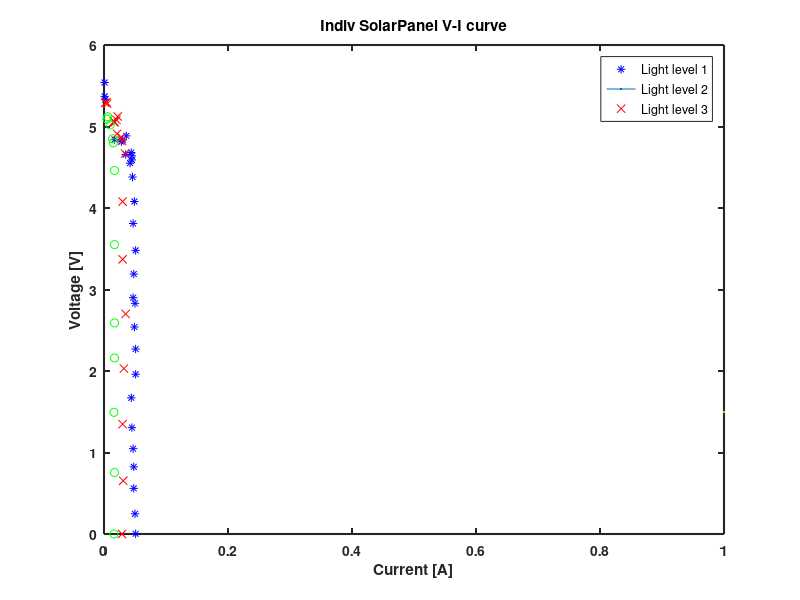
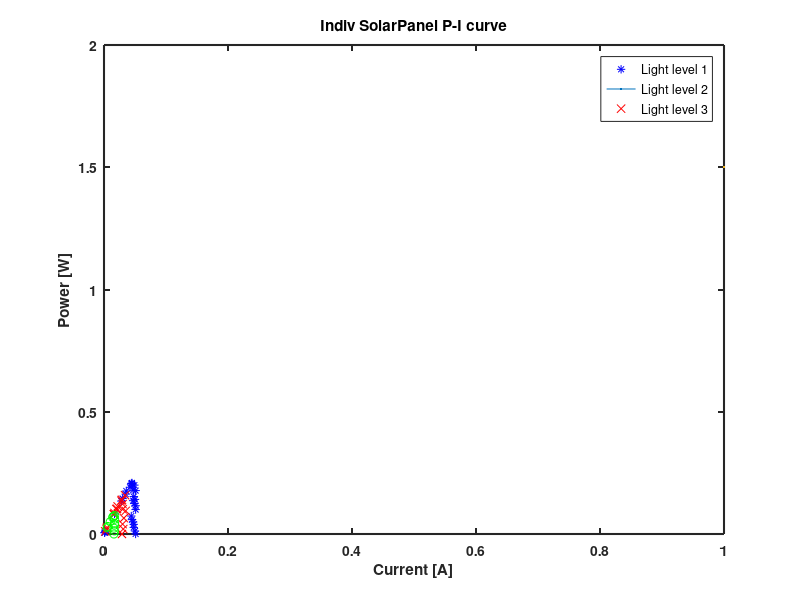
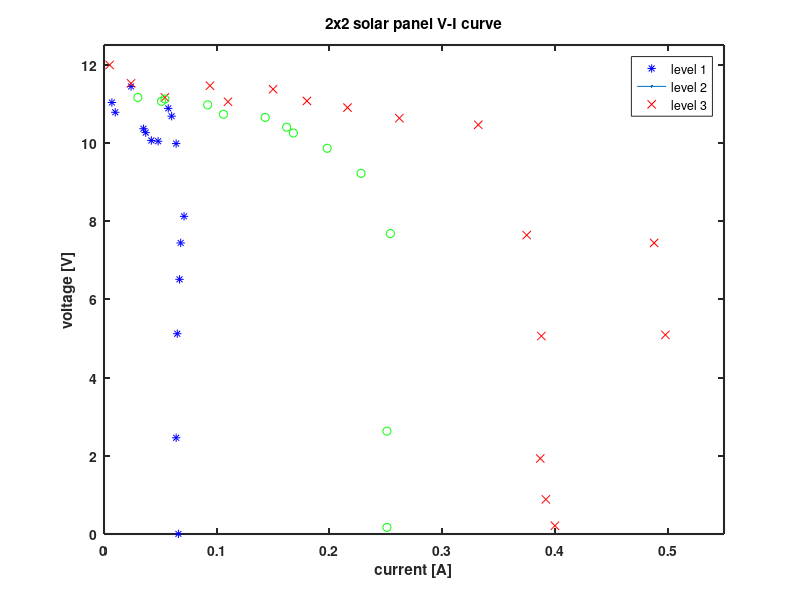
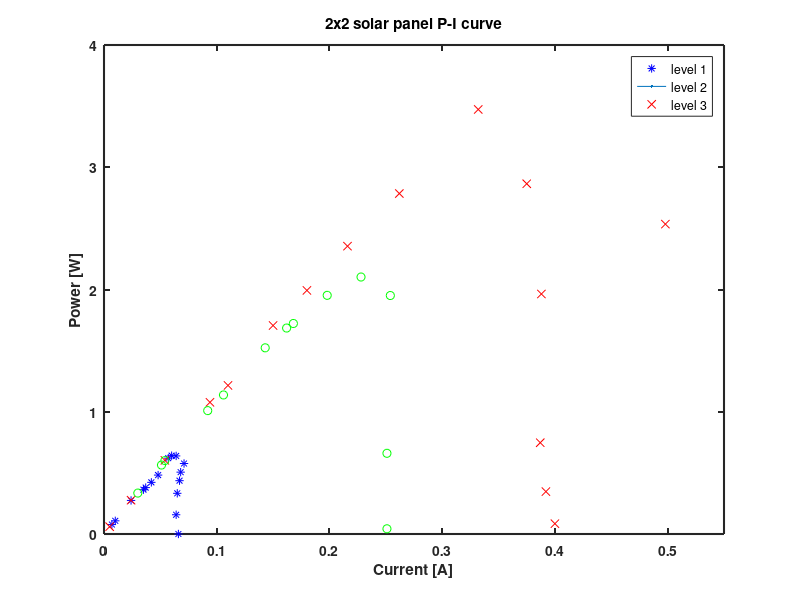

MATLAB code to generate these figures, in order:
%Individual solar panel IV and PI characteristic in different light level
current1 = [0.051
0.05
0.048
0.048
0.047
0.045
0.044
0.051
0.051
0.049
0.05
0.047
0.048
0.051
0.047
0.049
0.046
0.042
0.045
0.045
0.044
0.035
0.036
0.03
0.028
0.017
0.002
0.001
0.001];

voltage1 = [0.0025
0.248
0.56
0.824
1.047
1.305
1.671
1.96
2.27
2.54
2.83
2.9
3.19
3.48
3.81
4.08
4.38
4.55
4.59
4.64
4.68
4.656
4.885
4.835
4.814
4.84
5.33
5.37
5.54];

current2 = [0.029
0.031
0.03
0.032
0.035
0.03
0.03
0.034
0.029
0.028
0.021
0.022
0.02
0.016
0.017
0.016
0.004
0.005
0.002];

voltage2 = [0
0.653
1.348
2.03
2.7
3.37
4.079
4.668
4.825
4.87
4.91
5.123
5.082
5.06
5.05
5.06
5.3
5.28
5.29];

current3 = [0.016
0.017
0.016
0.017
0.017
0.017
0.017
0.015
0.014
0.01
0.005
0.006];

voltage3 = [0
0.754
1.493
2.16
2.59
3.55
4.46
4.8
4.85
5.02
5.09
5.12];

power1 = [0.0001275
0.0124
0.02688
0.039552
0.049209
0.058725
0.073524
0.09996
0.11577
0.12446
0.1415
0.1363
0.15312
0.17748
0.17907
0.19992
0.20148
0.1911
0.20655
0.2088
0.20592
0.16296
0.17586
0.14505
0.134792
0.08228
0.01066
0.00537
0.00554];

power2 = [0
0.020243
0.04044
0.06496
0.0945
0.1011
0.12237
0.158712
0.139925
0.13636
0.10311
0.112706
0.10164
0.08096
0.08585
0.08096
0.0212
0.0264
0.01058];

power3= [0
0.012818
0.023888
0.03672
0.04403
0.06035
0.07582
0.072
0.0679
0.0502
0.02545
0.03072];

figure(1);
plot (current1, voltage1,'b*',LineWidth=1.5)
hold on; 
plot (current2, voltage2,'rx', LineWidth=1.5)
hold on;
plot (current3, voltage3,'go', LineWidth=1.5)

legend('Light level 1', 'Light level 2', 'Light level 3')
xlabel("Current [A]")
ylabel("Voltage [V]")
title("Indiv SolarPanel V-I curve")
set(gca,'LineWidth',1.5,'FontWeight','bold')
saveas(gcf,"Indiv SolarPanel_VI.jpg",'jpg')

figure(2);
plot (current1, power1, 'b*',LineWidth=1.5)
hold on; 
plot (current2, power2, 'rx', LineWidth=1.5)
hold on;
plot (current3, power3, 'go', LineWidth=1.5)

legend('Light level 1', 'Light level 2', 'Light level 3')
ylabel("Power [W]")
xlabel("Current [A]")
title("Indiv SolarPanel P-I curve")
set(gca,'LineWidth',1.5,'FontWeight','bold')
saveas(gcf,"Indiv SolarPanel_PI.jpg",'jpg')
%% 
% 2x2 solar panel arrangement under sunlight

%Light level 1
current2x2_L1 = [0.066
0.064
0.065
0.067
0.068
0.071
0.064
0.06
0.057
0.048
0.042
0.037
0.035
0.024
0.01
0.007];

voltage2x2_L1 = [0.0033
2.46
5.12
6.51
7.44
8.12
9.98
10.68
10.88
10.04
10.06
10.26
10.36
11.44
10.78
11.03];

power2x2_L1 = [0.0002178
0.15744
0.3328
0.43617
0.50592
0.57652
0.63872
0.6408
0.62016
0.48192
0.42252
0.37962
0.3626
0.27456
0.1078
0.07721];

%Light level 2
current2x2_L4 = [0.4
0.392
0.387
0.498
0.388
0.488
0.375
0.332
0.262
0.216
0.18
0.15
0.094
0.11
0.054
0.024
0.005];

voltage2x2_L4 = [0.211
0.885
1.93
5.09
5.06
7.44
7.64
10.46
10.63
10.9
11.07
11.37
11.46
11.05
11.16
11.52
11.99];

power2x2_L4 = [0.0844
0.34692
0.74691
2.53482
1.96328
3.63072
2.865
3.47272
2.78506
2.3544
1.9926
1.7055
1.07724
1.2155
0.60264
0.27648
0.05995];

%Light level 3
current2x2_L3 = [0.251
0.251
0.254
0.228
0.198
0.168
0.162
0.143
0.106
0.092
0.054
0.051
0.03];

voltage2x2_L3 = [0.17
2.63
7.68
9.22
9.86
10.25
10.4
10.65
10.73
10.97
11.12
11.06
11.16];
power2x2_L3 = [0.04267
0.66013
1.95072
2.10216
1.95228
1.722
1.6848
1.52295
1.13738
1.00924
0.60048
0.56406
0.3348];

figure(3);
plot (current2x2_L1,voltage2x2_L1, 'b*',LineWidth=1.5)
hold on ; 
plot (current2x2_L4,voltage2x2_L4,'rx',LineWidth=1.5)
hold on ; 
plot (current2x2_L3,voltage2x2_L3,'go',LineWidth=1.5)
xlim([0 0.55])
ylim([0 12.5])
xlabel("current [A]")
ylabel("voltage [V]")
legend('level 1', 'level 2','level 3')
title("2x2 solar panel V-I curve")
set(gca,'LineWidth',1.5,'FontWeight','bold')
saveas(gcf,"2x2 SolarPanel_VI.jpg",'jpg')

figure(4);
plot(current2x2_L1,power2x2_L1, 'b*',LineWidth=1.5)
hold on; 
plot(current2x2_L4,power2x2_L4,'rx',LineWidth=1.5)
hold on; 
plot(current2x2_L3,power2x2_L3,'go',LineWidth=1.5)
xlim([0 0.55])
ylabel("Power [W]")
xlabel("Current [A]")
legend("level 1", "level 2","level 3")
title("2x2 solar panel P-I curve")
set(gca,'LineWidth',1.5,'FontWeight','bold')
saveas(gcf,"2x2 SolarPanel_PI.jpg",'jpg')
%% 
%1x4 solar panel arrangement under sunlight

current1x4_L1 = [0.03
0.029
0.032
0.033
0.038
0.03
0.025
0.026
0.015
0.009
0.008];
voltage1x4_L1 = [0.0003
0.353
2.32
2.44
4.22
4.95
4.8
4.99
5.13
5.12
5.18];
power1x4_L1 = [0.000009
0.010237
0.07424
0.08052
0.16036
0.1485
0.12
0.12974
0.07695
0.04608
0.04144];

current1x4_L2 = [0.042
0.041
0.027
0.035
0.028
0.025
0.032
0.021
0.019
0.021
0.018
0.016
0.009
0.007
0.002];

voltage1x4_L2 = [0.0177
0.324
1.352
2.58
2.76
2.64
3.35
3.76
4.06
4.63
4.57
4.48
4.75
4.82
4.89];
power1x4_L2 = [0.0007434
0.013284
0.036504
0.0903
0.07728
0.066
0.1072
0.07896
0.07714
0.09723
0.08226
0.07168
0.04275
0.03374
0.00978];

current1x4_L3 = [0.886
0.518
0.975
0.069
0.049
1.079
1.053
0.948
0.909
0.901
0.976];
voltage1x4_L3 = [0.57
5.44
2.06
5.56
5.54
1.57
3.2
1.32
3.84
3.9
1.142];
power1x4_L3 = [0.50502
2.81792
2.0085
0.38364
0.27146
1.69403
3.3696
1.25136
3.49056
3.5139
1.114592];
current1x4_L4 = [0.4
0.165
0.371
0.159
0.279
0.505
0.294
0.25
0.21
0.185
0.141
0.112
0.082
0.064
0.053];
voltage1x4_L4 = [0.275
0.164
0.818
0.286
1.359
4.9
4.29
4.86
5.14
5.34
5.44
5.45
5.97
5.57
5.87];
power1x4_L4 = [0.11
0.02706
0.303478
0.045474
0.379161
2.4745
1.26126
1.215
1.0794
0.9879
0.76704
0.6104
0.48954
0.35648
0.31111];

current1x4_L5 = [1.162
1.046
1.136
1.155
1.01
1.03
1.09
0.721
0.8
0.632
0.527
0.073
0.048
0.052
0.025];
voltage1x4_L5 = [0.625
1.068
2.34
2.63
3.07
3.14
4.07
5.01
4.96
4.67
5.36
5.67
5.74
5.8
5.86];
power1x4_L5 = [0.72625
1.117128
2.65824
3.03765
3.1007
3.2342
4.4363
3.61221
3.968
2.95144
2.82472
0.41391
0.27552
0.3016
0.1465];

current1x4_L6 = [0.987
0.97
0.995
0.989
0.964
0.921
0.843
0.775
0.514
0.079
0.055
0.049
0.269
0.115
0.007];

voltage1x4_L6 = [0.534
1.014
1.827
2.26
2.91
3.59
4.3
4.74
5.35
5.73
5.7
5.75
5.55
5.65
5.71];

power1x4_L6 = [0.527058
0.98358
1.817865
2.23514
2.80524
3.30639
3.6249
3.6735
2.7499
0.45267
0.3135
0.28175
1.49295
0.64975
0.03997];


figure(5);
plot (current1x4_L1,voltage1x4_L1, 'b*',LineWidth=1.5)
hold on ; 
plot (current1x4_L4,voltage1x4_L4,'rx',LineWidth=1.5)
hold on ; 
plot (current1x4_L3,voltage1x4_L3,'go',LineWidth=1.5)
hold on ; 
plot (current1x4_L5,voltage1x4_L5,'m+',LineWidth=1.5)
hold on; 
plot (current1x4_L6,voltage1x4_L6,'cd',LineWidth=1.5)
xlabel("current [A]")
ylabel("voltage [V]")
legend('level 1', 'level 2','level 3','level 4','level 5')
title("1x4 solar panel V-I curve")
set(gca,'LineWidth',1.5,'FontWeight','bold')
saveas(gcf,"1x4 SolarPanel_VI.jpg",'jpg')

figure(6);
plot(current1x4_L1,power1x4_L1, 'b*',LineWidth=1.5)
hold on; 
plot(current1x4_L4,power1x4_L4,'rx',LineWidth=1.5)
hold on; 
plot(current1x4_L3,power1x4_L3,'go',LineWidth=1.5)
hold on; 
plot(current1x4_L5,power1x4_L5,'m+',LineWidth=1.5)
hold on;
plot(current1x4_L6,power1x4_L6,'cd',LineWidth=1.5)
ylabel("Power [W]")
xlabel("Current [A]")
legend("level 1 (rainy)", "level 2","level 3","level 4",'level 5')
title("1x4 solar panel P-I curve")
set(gca,'LineWidth',1.5,'FontWeight','bold')
saveas(gcf,"1x4 SolarPanel_PI.jpg",'jpg')


%% 
%Battery IV characteristics
figure(7);
bvoltage = [4.51
4.55
4.61
4.67
4.71
4.77
4.82
4.87
4.91
4.94
5.02
5.06
5.13
5.21];
bcurrent = [0.01
0.01
0.202
0.422
0.596
0.857
1.047
1.27
1.39
1.546
1.83
1.881
1.878
1.882];

bpower = [0.0451
0.0455
0.93122
1.97074
2.80716
4.08789
5.04654
6.1849
6.8249
7.63724
9.1866
9.51786
9.63414
9.80522];
plot(bvoltage, bcurrent,'b--*',LineWidth=1.5)
ylabel("Current [A]")
xlabel("Voltage [V]")
grid on
title("Battery IV characteristic")
saveas(gcf,"Battery_IV.jpg",'jpg')

figure(9)
plot(bcurrent, bvoltage,'b*',LineWidth=1.5);
xlabel("Current [A]")
ylabel("Voltage [V]")
grid on
title("Battery VI characteristic")
set(gca,'LineWidth',1.5,'FontWeight','bold')
saveas(gcf,"Battery_VI.jpg",'jpg')

figure(10)
plot(bvoltage,bpower,'b--*',LineWidth=1.5)
ylabel("Power [W]")
xlabel('Voltage [V]')
grid on 
title ("Battery PV characteristic")
set(gca,'LineWidth',1.5,'FontWeight','bold')
saveas(gcf,"Battery_PV.jpg",'jpg')